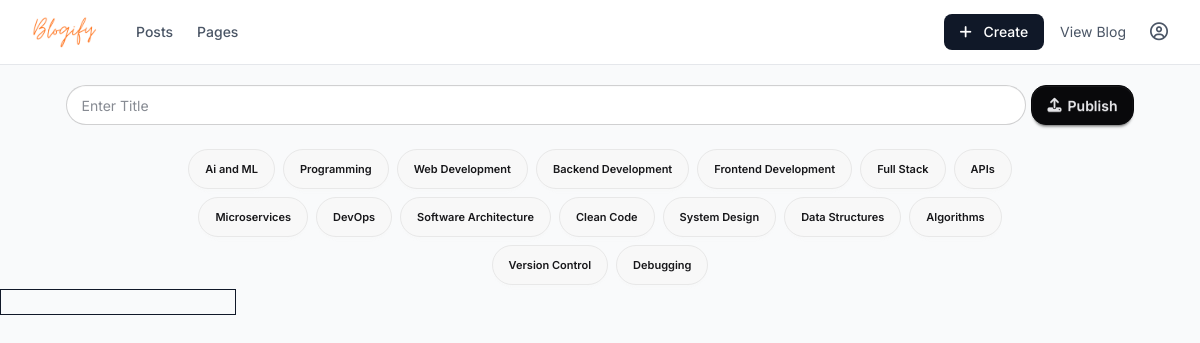
Screenshot of /create-post/ (signed in) with the database file from the repository.
### main/models.py (models this page shows, shortened)
class Category(models.Model):
    category = models.CharField(max_length=30)
    slug = models.SlugField(unique=True,max_length=20,blank=True)
    def __str__(self):
        return self.category

### main/views.py (the view, shortened to what this page needs)
# urls.py: path("create-post/", views.create_post, name="create-post"),
@login_required
def create_post(request):
    post_form = PostForm()
    user = request.user
    context = {
        "post_form" : post_form,
        "user" : user,
    }
    return render(request,"dashboard/create-post.html",context)

### main/forms.py
class PostForm(forms.ModelForm):
    category = forms.ModelMultipleChoiceField(queryset=Category.objects.all(),widget=forms.CheckboxSelectMultiple)
    class Meta:
        model = Post
        fields = ["title", "content" , "category"]
        widgets = {
            "title": forms.TextInput(attrs={
                "class": "input w-[80%] rounded-[20px] pl-[15px]",
                "placeholder": "Enter Title",
            }),
            "content": CKEditorWidget(attrs={
                "style": "width: 100%;", # Use 'style' for width, or config below
            }),
        }

### main/templates/dashboard/create-post.html (shortened to what this page needs)
{% extends "dashboard/dashboard-base.html" %} {% block index-main %}
<form method="POST">
  <div class="form-group flex justify-center my-5">
    {{ post_form.title }}
    <button type="submit" class="btn btn-neutral ml-[5px] rounded-[15px]"><i class="fa-solid fa-upload"></i> Publish</button> <br />
  </div>
  <div class="flex flex-wrap justify-center w-[70%] mx-auto">
    {% for checkbox in post_form.category %}
    <label class="cursor-pointer">
      <span class="btn rounded-[20px] m-1 text-[11px]"> {{ checkbox.choice_label }} </span>
    </label>
    {% endfor %}
  </div>
  <div class="form-group" class="m-auto block">{{ post_form.content }}</div>
</form>
{% endblock index-main %}

### main/static/main.css (style rules this page uses)
* { font-family: Inter; user-select: none; }
label { display: block; text-align: center; }

### rows the page displays
Category: choice_label "Ai and ML"
Category: choice_label "Programming"
Category: choice_label "Web Development"
Category: choice_label "Backend Development"
Category: choice_label "Frontend Development"
Category: choice_label "Full Stack"
Category: choice_label "APIs"
Category: choice_label "Microservices"
Category: choice_label "DevOps"
Category: choice_label "Software Architecture"
Category: choice_label "Clean Code"
Category: choice_label "System Design"
Category: choice_label "Data Structures"
Category: choice_label "Algorithms"
Category: choice_label "Version Control"
Category: choice_label "Debugging"
